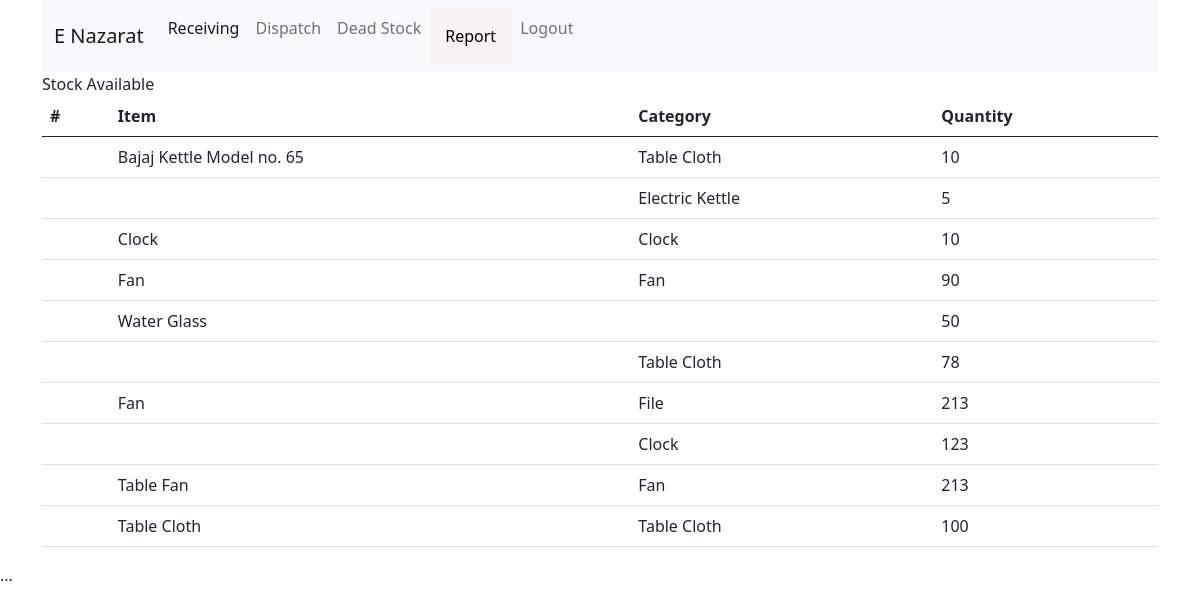
/dashboard.php (signed in), run on the app's committed database.
### tables this page shows
CREATE TABLE `items` (
  `id` int(11) NOT NULL,
  `name` varchar(200) NOT NULL,
  `date` date NOT NULL,
  `category` int(11) NOT NULL,
  `quantity` int(11) NOT NULL,
  `voucher_no` varchar(200) NOT NULL
);

CREATE TABLE `item_categories` (
  `id` int(11) NOT NULL,
  `detail` varchar(200) NOT NULL
);

### dashboard.php (the view, shortened to what this page needs)
<?php
include './dbConn.php';
$sql = "SELECT * from items,item_categories WHERE items.category = item_categories.id LIMIT 15";
$result = $conn->query($sql);
$table_data = mysqli_fetch_all($result, MYSQLI_ASSOC);
include("./partials/_header.php");
include("./partials/_navbar.php");
?>
  <div class="container">
      <div class="col-12">
      <?php echo $translations['Stock Available']; ?>
        <table class="table">
          <thead>
            <tr>
              <th scope="col">#</th>
              <th scope="col"><?php echo $translations['Item']; ?></th>
              <th scope="col"><?php echo $translations['Category']; ?></th>
              <th scope="col"><?php echo $translations['Quantity']; ?></th>
            </tr>
          </thead>
          <tbody>
            <?php foreach ($table_data as $new_row) : ?>
              <tr>
                <th scope="row"></th>
                <td><?= $translations[$new_row["name"]] ?></td>
                <td><?= $translations[$new_row["detail"]] ?></td>
                <td><?= $new_row ["quantity"] ?></td>
              </tr>
            <?php endforeach; ?>
          </tbody>
        </table>
      </div>
    </div>
<div id="main">
  ...
</div>
<?php
include("./partials/_footer.php");

### partials/_header.php (shortened to what this page needs)
<!doctype html>
<html lang="en">
<head>
  <link href="https://cdn.jsdelivr.net/npm/bootstrap@5.0.2/dist/css/bootstrap.min.css" rel="stylesheet">
</head>
<body>

### partials/_navbar.php (shortened to what this page needs)
<?php
$lang = 'en';
$translations = require "$lang.php";
?>
<head>
    <link rel="stylesheet" type="text/css" href="reportdrop.css">
</head>
<div class="container">
    <nav class="navbar navbar-expand-lg navbar-light bg-light">
      <div class="container-fluid">
        <a class="navbar-brand" href="dashboard.php"><?php echo $translations['E Nazarat']; ?></a>
        <div class="collapse navbar-collapse" id="navbarNav">
          <ul class="navbar-nav">
            <li class="nav-item">
              <a class="nav-link active" aria-current="page" href="receiving_form.php"><?php echo $translations['Receiving']; ?></a>
            </li>
            <li class="nav-item">
              <a class="nav-link" href="dispatch.php"><?php echo $translations['Dispatch']; ?></a>
            </li>
            <li class="nav-item">
              <a class="nav-link" href="dead_stock.php"><?php echo $translations['Dead Stock']; ?></a>
            </li>
            <div class="dropdown">
            <button class="dropbtn"><?php echo $translations['Report']; ?></button>
              </div>
            <li class="nav-item">
              <a class="nav-link" href="./logout.php"><?php echo $translations['Logout']; ?></a>
            </li>
          </ul>
        </div>
      </div>
    </nav>
  </div>

### partials/_footer.php (shortened to what this page needs)
</body>
</html>

### reportdrop.css (style rules this page uses)
.dropbtn { background-color: rgb(248, 244, 244) ; color: black; padding: 16px; font-size: 16px; border: none; }
.dropdown { position: relative; display: inline-block; }

### data on the page
items: name "Bajaj Kettle Model no. 65", category.detail "Table Cloth", quantity "10"
items: category.detail "Electric Kettle", quantity "5"
items: name "Clock", category.detail "Clock", quantity "10"
items: name "Fan", category.detail "Fan", quantity "90"
items: name "Water Glass", quantity "50"
items: category.detail "Table Cloth", quantity "78"
items: name "Fan", category.detail "File", quantity "213"
items: category.detail "Clock", quantity "123"
items: name "Table Fan", category.detail "Fan", quantity "213"
items: name "Table Cloth", category.detail "Table Cloth", quantity "100"

### other printed values
$translations['E Nazarat'] "E Nazarat"
$translations['Receiving'] "Receiving"
$translations['Dispatch'] "Dispatch"
$translations['Dead Stock'] "Dead Stock"
$translations['Report'] "Report"
$translations['Logout'] "Logout"
$translations['Stock Available'] "Stock Available"
$translations['Item'] "Item"
$translations['Category'] "Category"
$translations['Quantity'] "Quantity"
